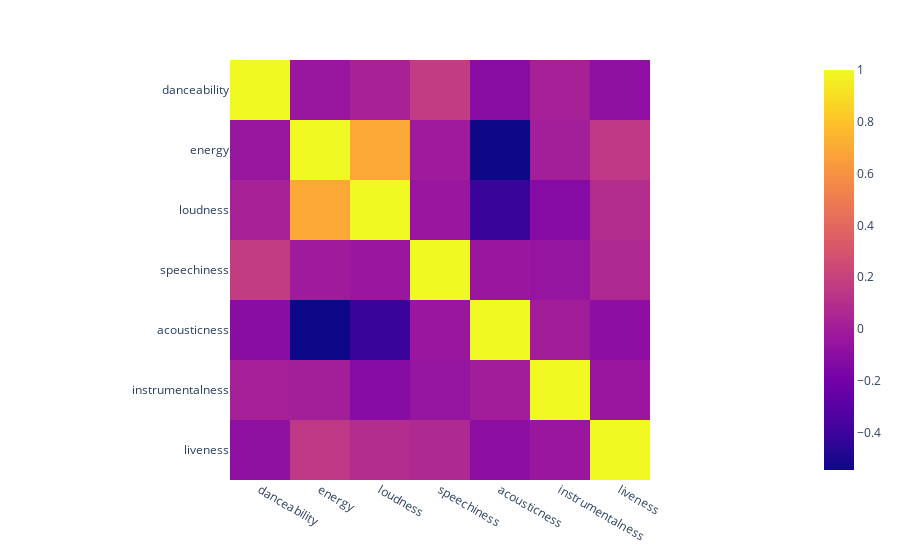

The cell this chart's notebook holds for it:
### Code cell
px.imshow(df[target_columns].corr())

### Figure 1 — Plotly figure (JSON) as saved in the notebook; plotly's stock layout.template omitted (floating-point values rounded to 4 significant figures)
{"data": [{"coloraxis": "coloraxis", "hovertemplate": "x: %{x}<br>y: %{y}<br>color: %{z}<extra></extra>", "type": "heatmap", "x": ["danceability", "energy", "loudness", "speechiness", "acousticness", "instrumentalness", "liveness"], "y": ["danceability", "energy", "loudness", "speechiness", "acousticness", "instrumentalness", "liveness"], "z": [[1, -0.04057, 0.02889, 0.1711, -0.1052, 0.01822, -0.08465], [-0.04057, 1, 0.6912, -0.005981, -0.5438, 0.009142, 0.1489], [0.02889, 0.6912, 1, -0.03802, -0.415, -0.1244, 0.08487], [0.1711, -0.005981, -0.03802, 1, -0.03728, -0.05631, 0.06653], [-0.1052, -0.5438, -0.415, -0.03728, 1, 0.002361, -0.09504], [0.01822, 0.009142, -0.1244, -0.05631, 0.002361, 1, -0.03794], [-0.08465, 0.1489, 0.08487, 0.06653, -0.09504, -0.03794, 1]]}], "layout": {"coloraxis": {"colorscale": [[0, "#0d0887"], [0.1111, "#46039f"], [0.2222, "#7201a8"], [0.3333, "#9c179e"], [0.4444, "#bd3786"], [0.5556, "#d8576b"], [0.6667, "#ed7953"], [0.7778, "#fb9f3a"], [0.8889, "#fdca26"], [1, "#f0f921"]]}, "margin": {"t": 60}, "xaxis": {"constrain": "domain", "scaleanchor": "y"}, "yaxis": {"autorange": "reversed", "constrain": "domain"}}}
